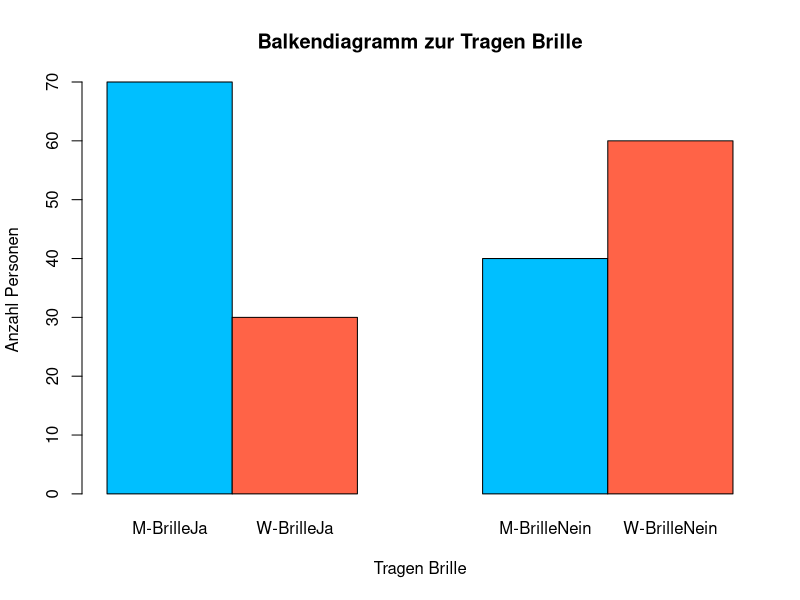

This chart was generated by the following R code:
## ---- chunk 1
library(readxl)
chi <- read_xlsx("uebung9.xlsx")
chi
## ---- chunk 2
counts <- table(chi$Geschlecht, by = chi$Brille)

counts

barplot(counts, main="Balkendiagramm zur Tragen Brille", col=c("deepskyblue","tomato"),
        ylab="Anzahl Personen", xlab = "Tragen Brille", beside=T,
        names.arg =c("M-BrilleJa", "W-BrilleJa", "M-BrilleNein", "W-BrilleNein"))
## ---- chunk 3
counts<- table(Geschlecht = chi$Geschlecht, Brille = chi$Brille)
print("beobachtete Werte ")
print(counts)
## ---- chunk 4
ch <- chisq.test(counts, correct = F)
print("Erwartete Werte ")
ch
## ---- chunk 5
round(ch$expected, 2)
## ---- chunk 6
ch <- chisq.test(counts, correct = TRUE) # Die Anpassung nach Yates - correct = TRUE - Die Formel wird um -0.5 erweietert
ch 

## ---- chunk 7
sprintf("kritischer Prüfwert: %.2f",qchisq(0.95, df=1))
## ---- chunk 8
anzahl <- nrow(chi)

sprintf("Der Datensatz hat %d Zeilen.",anzahl)
## ---- chunk 9
sprintf("Das Chi-Quadrat liegt bei %.2f.",ch$statistic)
## ---- chunk 10
cramersV <- sqrt(( ch$statistic)/(anzahl*(2-1)))
sprintf("Die Effektstärke liegt bei %.2f.",cramersV)
